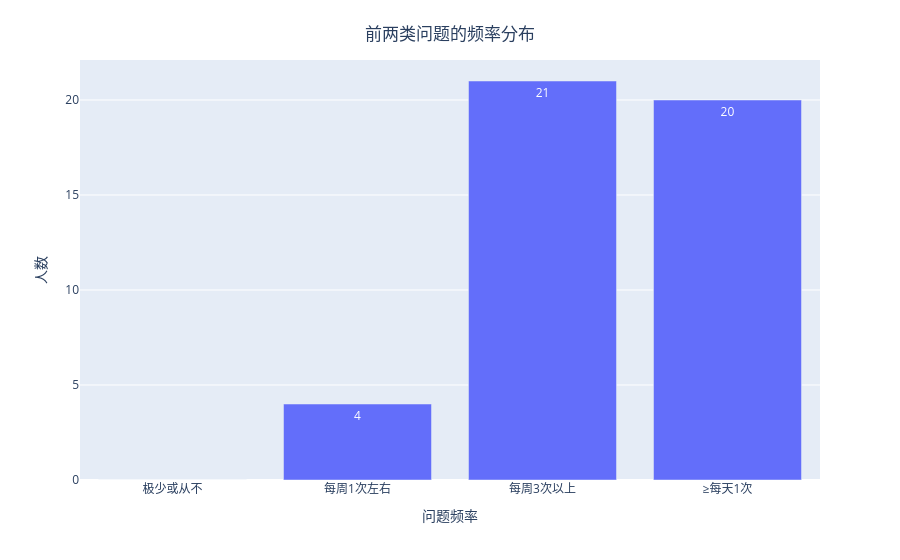

The code cell stored with this chart in its notebook:
### Code cell
x = ["极少或从不", "每周1次左右", "每周3次以上", "≥每天1次"]
y = [0, 0, 0, 0]
for i in use_data["frequency1"].tolist():
    y[int(i)] += 1
fig = px.bar(x=x, y=y, labels={"x": "问题频率", "y": "人数"}, text_auto=True)
fig.update_layout(title={
    "text": "前两类问题的频率分布",
    "xanchor": "center",
    "yanchor": "top",
    "x": 0.5,
    "y": 0.95,
})
fig.show()

### Figure 1 — Plotly figure (JSON) as saved in the notebook; plotly's stock layout.template omitted (floating-point values rounded to 4 significant figures)
{"data": [{"alignmentgroup": "True", "hovertemplate": "问题频率=%{x}<br>人数=%{y}<extra></extra>", "legendgroup": "", "marker": {"color": "#636efa", "pattern": {"shape": ""}}, "name": "", "offsetgroup": "", "orientation": "v", "showlegend": false, "textposition": "auto", "texttemplate": "%{y}", "x": ["极少或从不", "每周1次左右", "每周3次以上", "≥每天1次"], "xaxis": "x", "y": [0, 4, 21, 20], "yaxis": "y", "type": "bar"}], "layout": {"xaxis": {"anchor": "y", "domain": [0.0, 1.0], "title": {"text": "问题频率"}}, "yaxis": {"anchor": "x", "domain": [0.0, 1.0], "title": {"text": "人数"}}, "legend": {"tracegroupgap": 0}, "margin": {"t": 60}, "barmode": "relative", "title": {"text": "前两类问题的频率分布", "xanchor": "center", "yanchor": "top", "x": 0.5, "y": 0.95}}}
